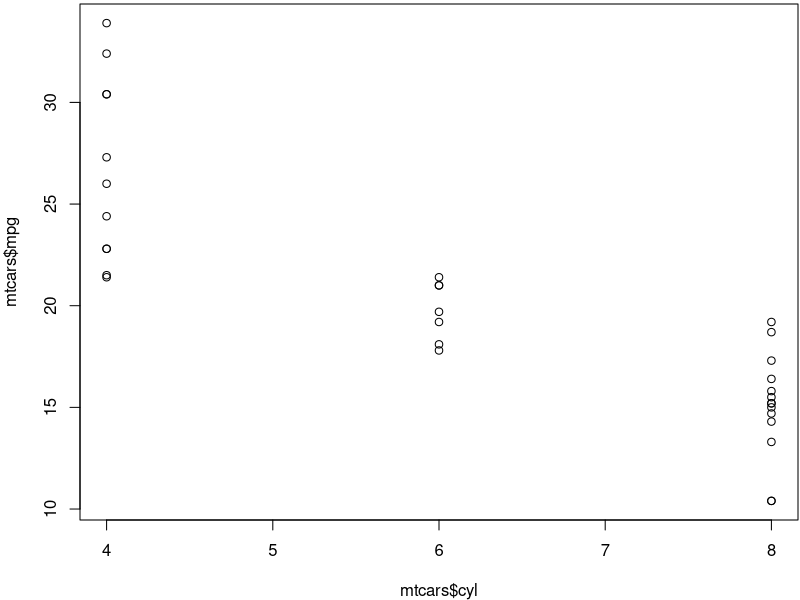

This figure's R source:
## ---- chunk 1
knitr::kable(mtcars[1:5, ], caption = "Questo è un dataset")
## ---- chunk 2
par(mar = c(4, 4, .2, .1))
plot(mtcars$mpg ~ mtcars$cyl)  # a boxplot
